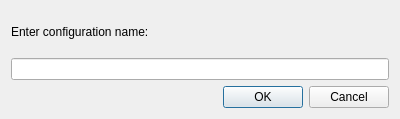
<?xml version="1.0" encoding="UTF-8"?>
<ui version="4.0">
 <class>DialogConfigurationRename</class>
 <widget class="QDialog" name="DialogConfigurationRename">
  <property name="geometry">
   <rect>
    <x>0</x>
    <y>0</y>
    <width>400</width>
    <height>119</height>
   </rect>
  </property>
  <property name="windowTitle">
   <string>Dialog</string>
  </property>
  <layout class="QVBoxLayout" name="verticalLayout">
   <item>
    <widget class="QLabel" name="label">
     <property name="text">
      <string>Enter configuration name:</string>
     </property>
    </widget>
   </item>
   <item>
    <widget class="QLineEdit" name="editName"/>
   </item>
   <item>
    <widget class="QDialogButtonBox" name="buttonBox">
     <property name="orientation">
      <enum>Qt::Horizontal</enum>
     </property>
     <property name="standardButtons">
      <set>QDialogButtonBox::Cancel|QDialogButtonBox::Ok</set>
     </property>
    </widget>
   </item>
  </layout>
 </widget>
 <resources/>
 <connections>
  <connection>
   <sender>buttonBox</sender>
   <signal>accepted()</signal>
   <receiver>DialogConfigurationRename</receiver>
   <slot>accept()</slot>
   <hints>
    <hint type="sourcelabel">
     <x>248</x>
     <y>254</y>
    </hint>
    <hint type="destinationlabel">
     <x>157</x>
     <y>274</y>
    </hint>
   </hints>
  </connection>
  <connection>
   <sender>buttonBox</sender>
   <signal>rejected()</signal>
   <receiver>DialogConfigurationRename</receiver>
   <slot>reject()</slot>
   <hints>
    <hint type="sourcelabel">
     <x>316</x>
     <y>260</y>
    </hint>
    <hint type="destinationlabel">
     <x>286</x>
     <y>274</y>
    </hint>
   </hints>
  </connection>
 </connections>
</ui>
